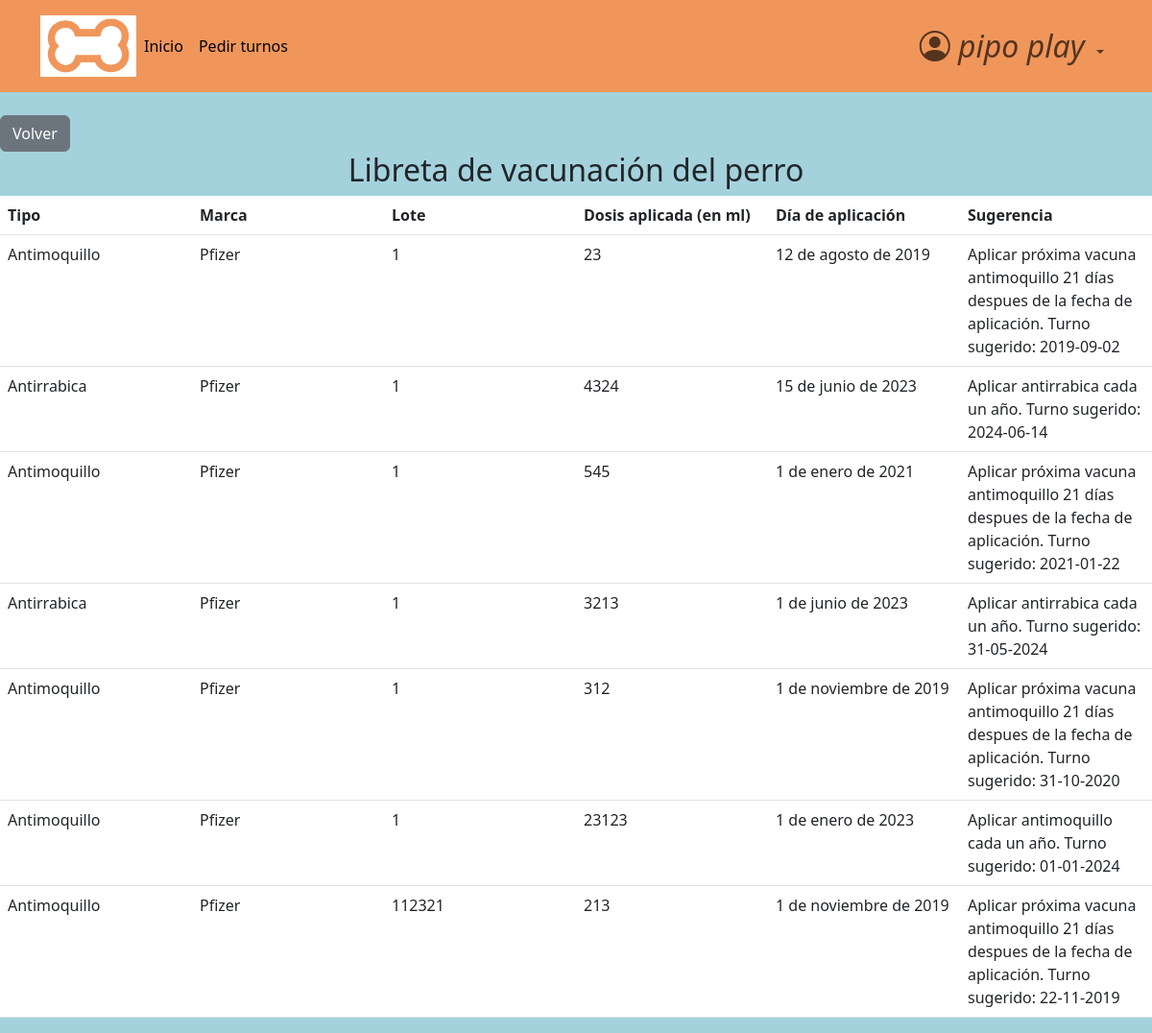
Page /dogs/vaccinations/3/3/ (signed in) on the committed database.
### accounts/models.py (models this page shows, shortened)
class CustomUser(AbstractBaseUser, PermissionsMixin):
    email = models.EmailField(
        verbose_name="email",
        unique=True,
        max_length=40,
        error_messages={"unique":'El mail ya se encuentra registrado. Por favor ingrese otro.'}
    )
    name = models.CharField(
        max_length=30
    )
    surname = models.CharField(
        max_length=30,
        blank=True,
        null=True
    )
    address = models.CharField(
        max_length=30,
        blank=True,
        null=True
    )
    telephone = models.SlugField(
        max_length=15,
        blank=True,
        null=True,
    )
    is_active = models.BooleanField(
        default=True,
    )
    is_staff = models.BooleanField(
        default=False,
    )
    is_admin = models.BooleanField(
        default=False,
    )
    last_login = models.DateTimeField(
        verbose_name="last login",
        default=datetime.datetime.now,
    )
    is_veterinario = models.BooleanField(
        default=False,
    )
    USERNAME_FIELD = "email"    #variable por la cual se ingresa, dice username pero seria como 'campo que representa el inicio de sesion'
    REQUIRED_FIELDS = ['name',]    #no permite registros si no tiene estos campos completos
    objects = CustomUserManager()
    def __str__(self):
        return self.name + ' ' + str(self.surname or '')

### dogs/models.py (models this page shows)
class Vaccination(models.Model):
    class Type(models.TextChoices):
        antirrabica = "Antirrabica"
        antimoquillo = "Antimoquillo"
    dog = models.ForeignKey(
        Dog,
        blank = True,
        on_delete=models.CASCADE,
        null=True,
    )
    type = models.CharField(
        choices=Type.choices,
        max_length=20,
        null=True,
        blank=True,
    )
    brand = models.CharField(
        max_length=20,
        validators=[MaxLengthValidator(20, message="El nombre de la marca no puede superar los 20 caracteres")],
        blank=True,
        null=True
    )
    lot = models.CharField(
        max_length=15,
        validators=[MaxLengthValidator(14, message="El nombre del lote no puede superar los 15 caracteres")],
        blank=True,
        null=True
    )
    applied_dose = models.PositiveIntegerField(
        null=True,
        blank=True,
    )
    date_of_application = models.DateField(
        null=True,
        blank=True,
        validators=[MaxValueValidator(date.today, message="La fecha de atención debe ser anterior a la fecha de hoy")],
    )
    suggestions = models.CharField(
        max_length=100,
        blank=True,
        null=True,
    )

### dogs/views.py (the view)
# urls.py: path('vaccinations/<client_id>/<dog_id>/', views.vaccinations_list, name="vaccinations"),
@ login_required
def vaccinations_list(request, dog_id, client_id):
    actual_dog = Dog.objects.get(pk=dog_id)
    vaccinations = actual_dog.vaccination_set.all()
    context = {
        'client_id': client_id,
        'dog': actual_dog,
        'vaccinations': vaccinations,
    }
    return render(request, 'vaccinations_list.html', context)

### dogs/templates/vaccinations_list.html (shortened to what this page needs)
{% extends 'base.html' %}
{% block content %}
<main>
<br>
<div>
    <a href="{% url 'dog_profile' user_owner_id=client_id dog_id=dog.id %}" class="btn btn-secondary">Volver</a>
</div>
    <h2 class="text-center">Libreta de vacunación del perro</h2>
                {% if vaccinations.exists %}
                  <table class="table table-hover">
                      <thead>
                          <tr>
                              <th>Tipo</th>
                              <th>Marca</th>
                              <th>Lote</th>
                              <th>Dosis aplicada (en ml)</th>
                              <th>Día de aplicación</th>
                              <th>Sugerencia</th>
                          </tr>
                      </thead>
                      <tbody>
                          {% for vaccination in vaccinations %}
                                <tr>
                                    <td>{{ vaccination.type }}</td>
                                    <td>{{ vaccination.brand }}</td>
                                    <td>{{ vaccination.lot }}</td>
                                    <td>{{ vaccination.applied_dose }}</td>
                                    <td>{{ vaccination.date_of_application }}</td>
                                    <td>{{ vaccination.suggestions }}</td>
                                </tr>
                          {% endfor %}
                        </tbody>
                    </table>
                {% else %}
                    <tr>
                        <p class="text-center">
                            El perro aun no fue vacunado
                        </p>
                    </tr>
                {% endif %}
</main>
{% endblock  %}

### pages/templates/base.html (shortened to what this page needs)
<!DOCTYPE html>
<html>
{% load static %}
<head>
    {% block css %}
        <link rel="stylesheet" href="https://cdn.jsdelivr.net/npm/bootstrap-icons@1.10.5/font/bootstrap-icons.css">
    <link href="https://cdn.jsdelivr.net/npm/bootstrap@5.3.0-alpha3/dist/css/bootstrap.min.css" rel="stylesheet">
    <link rel="stylesheet" href="{% static 'css/styles.css' %}">
    {% endblock css %}
</head>
<body>
    <header>
            <nav class="navbar navbar-expand-lg header-ar">
                <div class="container">
                    <img src="{% static 'media/Logo2.png' %}" width="100" height="64" alt="Descripción de la imagen" >
                    <div class="collapse navbar-collapse show " id="navbarBasic">
                        <ul class="navbar-nav me-auto mb-2 mb-lg-0">
                            <li class="nav-item">
                                <a class="nav-link active" aria-current="page" href="{% url 'home' %}">Inicio</a>
                            </li>
                            {% if user.is_authenticated %}
                                {% if user.is_veterinario %}
                                    <li class="nav-item">
                                        <a class="nav-link active" aria-current="page" href="{% url 'list_users' %}">Lista de Clientes</a>
                                    </li>
                                    <li class="nav-item">
                                        <a class="nav-link active" aria-current="page" href="{% url 'client_registration' %}">Registrar cliente</a>
                                    </li>
                                    <li class="nav-item">
                                        <a class="nav-link active" aria-current="page" href="{% url 'shifts_panel'  %}">Turnos</a>
                                    </li>
                                    <ul>
                                        <form class="d-flex" method=POST action="{% url 'search_user' %}">
                                            {% csrf_token %}
                                            <input type="search" class="form-control me-2" placeholder="Buscar Cliente" aria-label="Search" name="buscado">
                                            <button class="btn btn-outline-secondary" type="submit">Buscar</button>
                                        </form>
                                    </ul>
                                {% else %}
                                    <li class="nav-item">
                                        <a class="nav-link active" aria-current="page" href="{% url 'calendar' user.id %}">Pedir turnos</a>
                                    </li>
                                {% endif %}
                                </ul>
                                    <ul class="navbar-nav mb-2 mb-lg-0 ">
                                        <li class="nav-item dropdown">
                                            <a class="nav-link dropdown-toggle icono-user" role="button" data-bs-toggle="dropdown" aria-expanded="False">
                                                {% if user.is_veterinario %}
                                                    <i class="bi bi-person-circle">
                                                        Veterinario
                                                    </i>
                                                {% else %}
                                                    <i class="bi bi-person-circle">
                                                        {{ user }}
                                                    </i>
                                                {% endif %}
                                            </a>
                                        </li>
                                    </ul>
                        {% endif %}
                </div>
            </div>
        </nav>
    </header>
{% block content %}
{% endblock content %}
</body>
</html>

### pages/static/css/styles.css (style rules this page uses)
html { box-sizing: border-box; font-size: 16px; scroll-behavior: smooth; }
body { margin: 0; padding: 0; overflow-x: hidden; background-color: #a4d2dc; }
a { text-decoration: none; }
.icono-user i { font-size: 2rem; }
.header-ar { background-color: #f0965b; padding: 1rem; }

### dogs/templates/vaccinations_list.html (style rules this page uses)
.text-center { text-align: center; }
table { border-collapse: collapse; table-layout: fixed; width: 310px; }
table td { width: 110px; word-wrap: break-word; }

### rows in the picture
CustomUser: name+surname "pipo play"
Vaccination: type "Antimoquillo", brand "Pfizer", lot "1", applied_dose "23", date_of_application "12 de agosto de 2019", suggestions "Aplicar próxima vacuna antimoquillo 21 días despues de la fecha de aplicación. Turno sugerido: 2019-09-02"
Vaccination: type "Antirrabica", brand "Pfizer", lot "1", applied_dose "4324", date_of_application "15 de junio de 2023", suggestions "Aplicar antirrabica cada un año. Turno sugerido: 2024-06-14"
Vaccination: type "Antimoquillo", brand "Pfizer", lot "1", applied_dose "545", date_of_application "1 de enero de 2021", suggestions "Aplicar próxima vacuna antimoquillo 21 días despues de la fecha de aplicación. Turno sugerido: 2021-01-22"
Vaccination: type "Antirrabica", brand "Pfizer", lot "1", applied_dose "3213", date_of_application "1 de junio de 2023", suggestions "Aplicar antirrabica cada un año. Turno sugerido: 31-05-2024"
Vaccination: type "Antimoquillo", brand "Pfizer", lot "1", applied_dose "312", date_of_application "1 de noviembre de 2019", suggestions "Aplicar próxima vacuna antimoquillo 21 días despues de la fecha de aplicación. Turno sugerido: 31-10-2020"
Vaccination: type "Antimoquillo", brand "Pfizer", lot "1", applied_dose "23123", date_of_application "1 de enero de 2023", suggestions "Aplicar antimoquillo cada un año. Turno sugerido: 01-01-2024"
Vaccination: type "Antimoquillo", brand "Pfizer", lot "112321", applied_dose "213", date_of_application "1 de noviembre de 2019", suggestions "Aplicar próxima vacuna antimoquillo 21 días despues de la fecha de aplicación. Turno sugerido: 22-11-2019"
